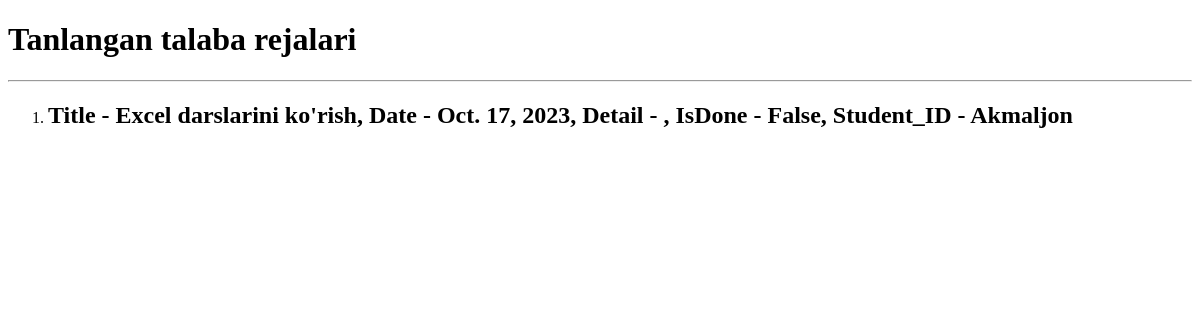
The page /student_plans/1/ on the database as committed earlier.
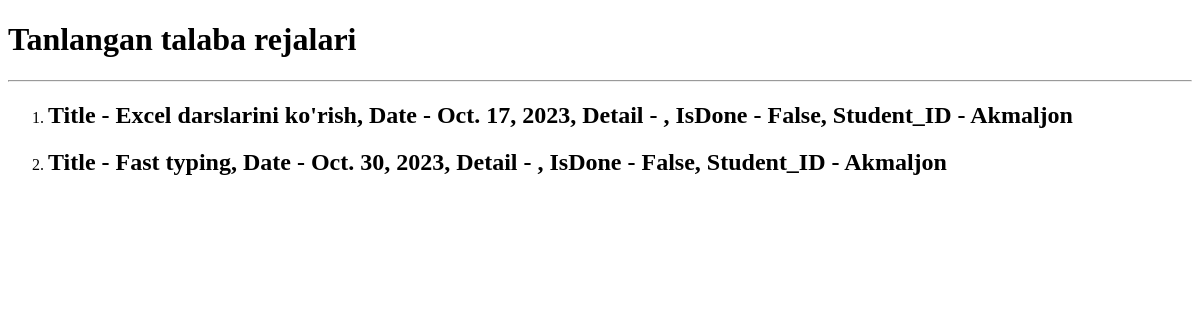
The same page on the database as committed later.
### mainApp/models.py (models this page shows, shortened)
class Plan(models.Model):
    title = models.CharField(max_length=255)
    date = models.DateField()
    detail = models.TextField(null=True, blank=True)
    isDone = models.BooleanField()
    student_id = models.ForeignKey(Student, on_delete=models.CASCADE)

class Student(models.Model):
    name = models.CharField(max_length=255)
    age = models.PositiveSmallIntegerField()
    course = models.PositiveSmallIntegerField()
    student_number = models.CharField(max_length=255, unique=True)
    def __str__(self):
        return self.name

### mainApp/views.py (the view)
# urls.py: path('student_plans/<int:num>/', student_plans),
def student_plans(request, num):
    content = {
        "student_plans": Plan.objects.filter(student_id=num)
    }
    return render(request, 'student_plans.html', content)

### templates/student_plans.html (shortened to what this page needs)
<!DOCTYPE html>
<html lang="en">
<head>
</head>
<body>
<h1>Tanlangan talaba rejalari</h1>
<hr>
<ol>
    {% for p in student_plans %}
    <li>
        <h2>Title - {{p.title}}, Date - {{p.date}}, Detail - {{p.detail}}, IsDone - {{p.isDone}}, Student_ID -
            {{p.student_id}}</h2>
    </li>
    {% endfor %}
</ol>
</body>
</html>

Rows that differ between the two databases and show on the page:
added Plan: title "Fast typing", date "Oct. 30, 2023", isDone "False", student_id "Akmaljon"
